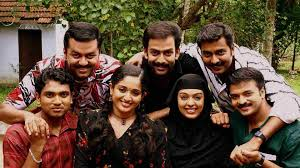
#> input picture grp image.jpeg, 300 x 168 px
$ jupyter execute Detection.ipynb
#> lines starting #> are read from the running program, lines starting #| are printed output that depends on the picture; after the words box and inside, x2 and y2 are one past the last pixel; in counts of white or black regions, pixels touching at a corner belong together
[cell 1]
import cv2

[cell 2]
img=cv2.imread("grp image.jpeg")
#> img is the input picture: shape (168, 300, 3); mean B, G, R 55.4, 72.1, 93
img

[cell 3]
import matplotlib.pyplot as plt
plt.imshow(img)

[cell 4]
conv_img=cv2.cvtColor(img,cv2.COLOR_BGR2RGB)
plt.imshow(conv_img)

[cell 5]
face_cas=cv2.CascadeClassifier('haarcascade_frontalface_default.xml')
face_cas

[cell 6]
faces=face_cas.detectMultiScale(img,minNeighbors=1)   # the times the point considered as face, i.e, if minNeighbors increases,no of faces detected decreases
#> faces = [[173, 83, 34, 34], [141, 38, 38, 38], [196, 41, 35, 35], [109, 76, 39, 39], [36, 79, 41, 41], [224, 82, 36, 36], [62, 38, 43, 43]]
faces
#> Out has the same summary as faces

[cell 7]
# img_gray=cv2.cvtColor(conv_img,cv2.COLOR_RGB2GRAY)  another way of prprocessing to identify the faces

[cell 8]
for (x,y,w,h) in faces:
    cv2.rectangle(conv_img,(x,y),(x+w,y+h),(255,0,0),1)
#> this loop made 7 passes
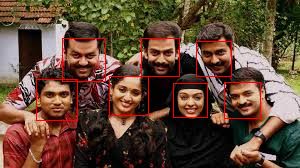
#> conv_img: shape (168, 300, 3); mean R, G, B 96.8, 71.1, 54.5

[cell 9]
plt.imshow(conv_img)

[cell 10]
video=cv2.VideoCapture(0)
while True:
    success,img=video.read()
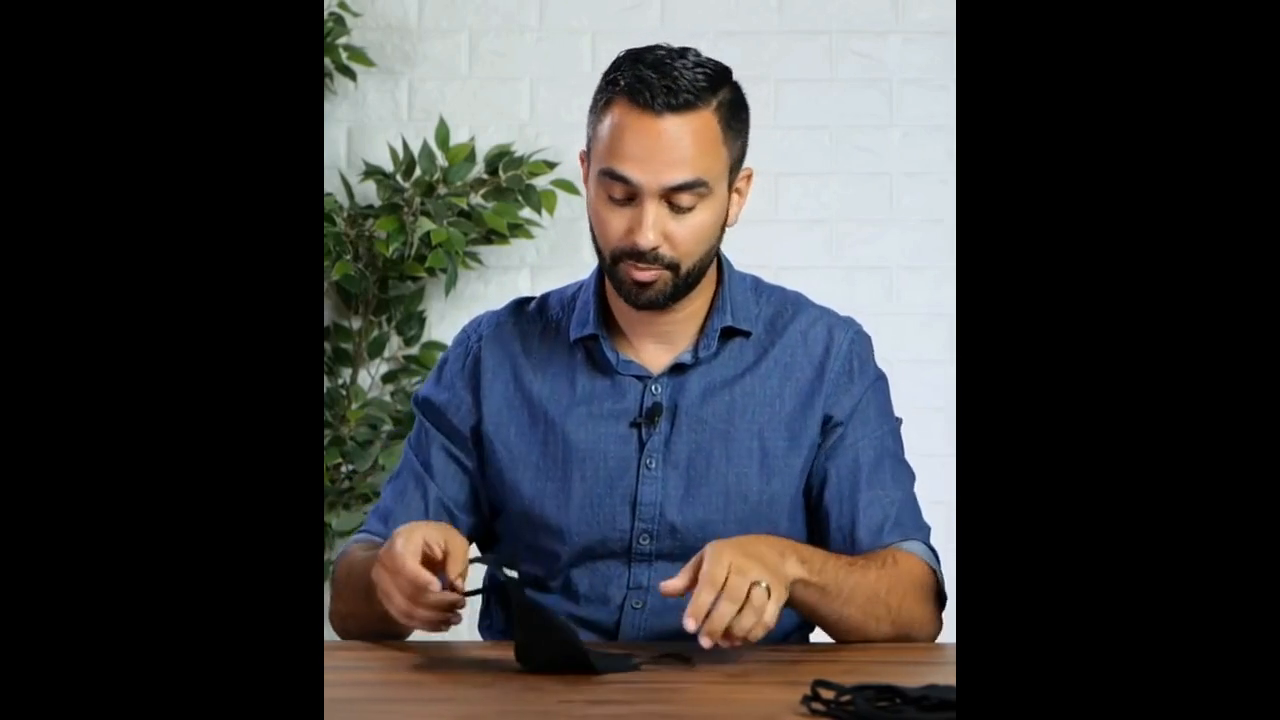
#> input picture frame 45 of video.mp4, 1280 x 720 px, given in place of the camera
#> img is the input picture: shape (720, 1280, 3); mean B, G, R 60.6, 59.1, 58.9
    gray_img=cv2.cvtColor(img,cv2.COLOR_BGR2GRAY)
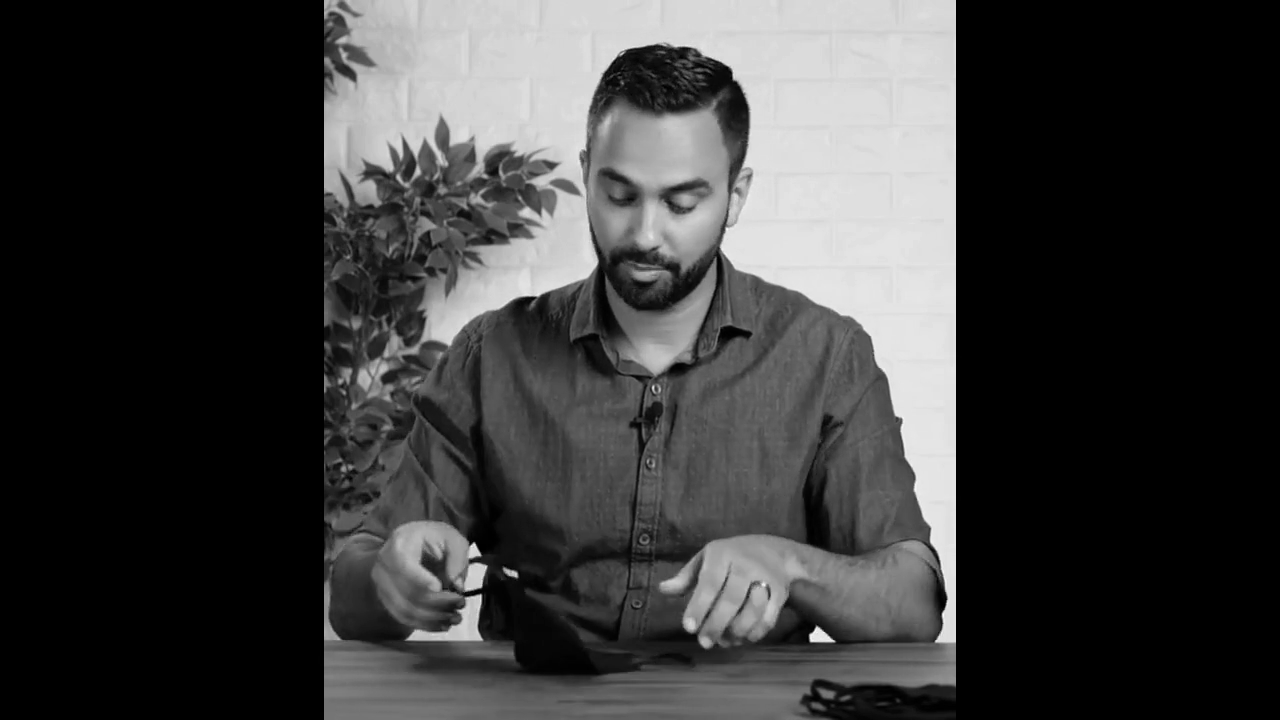
#> gray_img: shape (720, 1280); min 0, max 251, mean 59.2
    faces=face_cas.detectMultiScale(gray_img,minNeighbors=4)
#> faces = [[558, 129, 180, 180]]
    for (x,y,w,h) in faces:
        cv2.rectangle(img,(x,y),(x+w,y+h),(0,255,0),2)
#> this loop made 1 pass
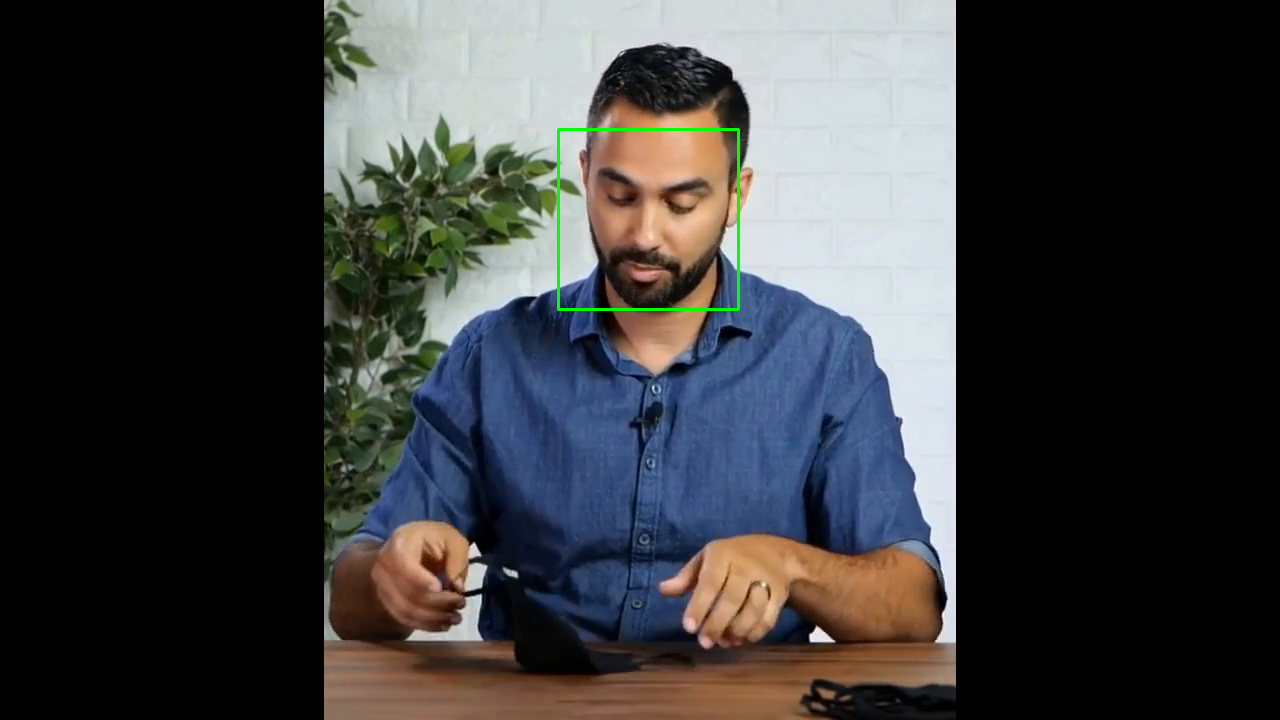
#> img: shape (720, 1280, 3); 0.23% of pixels changed, all inside (x1, y1, x2, y2) = (557, 128, 740, 311)
    cv2.imshow("Video",img)
    if cv2.waitKey(1) & 0XFF==ord('w'):
#> (key Esc is pressed here)
        break
video.release()
cv2.destroyAllWindows()
